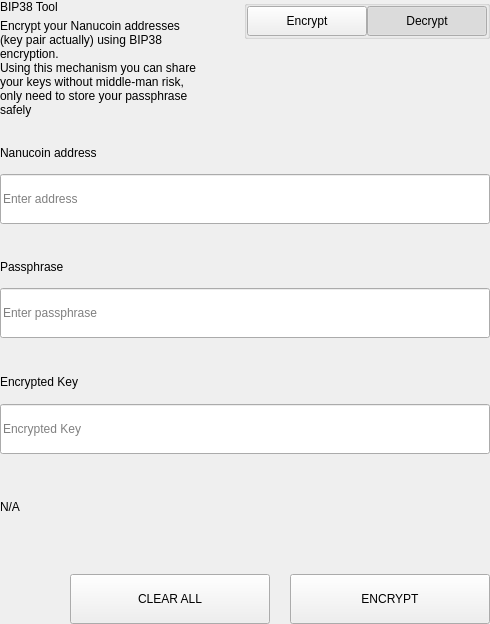
<?xml version="1.0" encoding="UTF-8"?>
<ui version="4.0">
 <class>SettingsBitToolWidget</class>
 <widget class="QWidget" name="SettingsBitToolWidget">
  <property name="geometry">
   <rect>
    <x>0</x>
    <y>0</y>
    <width>490</width>
    <height>624</height>
   </rect>
  </property>
  <property name="windowTitle">
   <string>Form</string>
  </property>
  <layout class="QVBoxLayout" name="verticalLayout">
   <property name="spacing">
    <number>0</number>
   </property>
   <property name="leftMargin">
    <number>0</number>
   </property>
   <property name="topMargin">
    <number>0</number>
   </property>
   <property name="rightMargin">
    <number>0</number>
   </property>
   <property name="bottomMargin">
    <number>0</number>
   </property>
   <item>
    <widget class="QWidget" name="left" native="true">
     <layout class="QVBoxLayout" name="verticalLayout_3">
      <property name="leftMargin">
       <number>0</number>
      </property>
      <property name="topMargin">
       <number>0</number>
      </property>
      <property name="rightMargin">
       <number>0</number>
      </property>
      <property name="bottomMargin">
       <number>0</number>
      </property>
      <item>
       <layout class="QVBoxLayout" name="verticalLayout_2">
        <property name="spacing">
         <number>0</number>
        </property>
        <item>
         <layout class="QHBoxLayout" name="horizontalLayout_3" stretch="3,1">
          <property name="spacing">
           <number>40</number>
          </property>
          <item>
           <layout class="QVBoxLayout" name="verticalLayoutTitle">
            <property name="spacing">
             <number>5</number>
            </property>
            <item>
             <widget class="QLabel" name="labelTitle">
              <property name="text">
               <string>BIP38 Tool</string>
              </property>
             </widget>
            </item>
            <item>
             <widget class="QLabel" name="labelSubtitle1">
              <property name="text">
               <string>Encrypt your Nanucoin addresses (key pair actually) using BIP38 encryption.
Using this mechanism you can share your keys without middle-man risk, only need to store your passphrase safely</string>
              </property>
              <property name="wordWrap">
               <bool>true</bool>
              </property>
             </widget>
            </item>
           </layout>
          </item>
          <item alignment="Qt::AlignTop">
           <widget class="QGroupBox" name="groupBox">
            <property name="title">
             <string/>
            </property>
            <property name="alignment">
             <set>Qt::AlignLeading|Qt::AlignLeft|Qt::AlignTop</set>
            </property>
            <layout class="QHBoxLayout" name="horizontalLayout_4">
             <property name="spacing">
              <number>0</number>
             </property>
             <property name="leftMargin">
              <number>0</number>
             </property>
             <property name="topMargin">
              <number>0</number>
             </property>
             <property name="rightMargin">
              <number>0</number>
             </property>
             <property name="bottomMargin">
              <number>0</number>
             </property>
             <item>
              <spacer name="horizontalSpacer">
               <property name="orientation">
                <enum>Qt::Horizontal</enum>
               </property>
               <property name="sizeHint" stdset="0">
                <size>
                 <width>40</width>
                 <height>20</height>
                </size>
               </property>
              </spacer>
             </item>
             <item>
              <widget class="QPushButton" name="pushLeft">
               <property name="minimumSize">
                <size>
                 <width>120</width>
                 <height>30</height>
                </size>
               </property>
               <property name="maximumSize">
                <size>
                 <width>120</width>
                 <height>30</height>
                </size>
               </property>
               <property name="focusPolicy">
                <enum>Qt::NoFocus</enum>
               </property>
               <property name="text">
                <string>Encrypt</string>
               </property>
               <property name="checkable">
                <bool>true</bool>
               </property>
               <property name="autoExclusive">
                <bool>true</bool>
               </property>
              </widget>
             </item>
             <item>
              <widget class="QPushButton" name="pushRight">
               <property name="minimumSize">
                <size>
                 <width>120</width>
                 <height>30</height>
                </size>
               </property>
               <property name="maximumSize">
                <size>
                 <width>120</width>
                 <height>30</height>
                </size>
               </property>
               <property name="focusPolicy">
                <enum>Qt::NoFocus</enum>
               </property>
               <property name="text">
                <string>Decrypt</string>
               </property>
               <property name="checkable">
                <bool>true</bool>
               </property>
               <property name="checked">
                <bool>true</bool>
               </property>
               <property name="autoExclusive">
                <bool>true</bool>
               </property>
              </widget>
             </item>
            </layout>
           </widget>
          </item>
         </layout>
        </item>
        <item>
         <widget class="QStackedWidget" name="stackedWidget">
          <property name="currentIndex">
           <number>1</number>
          </property>
          <widget class="QWidget" name="pageDecrypt">
           <layout class="QVBoxLayout" name="verticalLayout_5">
            <property name="spacing">
             <number>0</number>
            </property>
            <property name="leftMargin">
             <number>0</number>
            </property>
            <property name="topMargin">
             <number>0</number>
            </property>
            <property name="rightMargin">
             <number>0</number>
            </property>
            <property name="bottomMargin">
             <number>0</number>
            </property>
            <item>
             <widget class="QWidget" name="widget" native="true">
              <property name="minimumSize">
               <size>
                <width>0</width>
                <height>100</height>
               </size>
              </property>
              <layout class="QVBoxLayout" name="verticalLayout_4">
               <property name="spacing">
                <number>0</number>
               </property>
               <property name="leftMargin">
                <number>0</number>
               </property>
               <property name="topMargin">
                <number>0</number>
               </property>
               <property name="rightMargin">
                <number>0</number>
               </property>
               <property name="bottomMargin">
                <number>0</number>
               </property>
               <item>
                <spacer name="verticalSpacer_2">
                 <property name="orientation">
                  <enum>Qt::Vertical</enum>
                 </property>
                 <property name="sizeType">
                  <enum>QSizePolicy::Fixed</enum>
                 </property>
                 <property name="sizeHint" stdset="0">
                  <size>
                   <width>20</width>
                   <height>20</height>
                  </size>
                 </property>
                </spacer>
               </item>
               <item>
                <layout class="QHBoxLayout" name="horizontalLayout_6" stretch="2">
                 <property name="spacing">
                  <number>0</number>
                 </property>
                 <item>
                  <layout class="QVBoxLayout" name="verticalLayout_7">
                   <property name="spacing">
                    <number>9</number>
                   </property>
                   <item>
                    <widget class="QLabel" name="labelSubtitleKey">
                     <property name="minimumSize">
                      <size>
                       <width>0</width>
                       <height>20</height>
                      </size>
                     </property>
                     <property name="maximumSize">
                      <size>
                       <width>16777215</width>
                       <height>20</height>
                      </size>
                     </property>
                     <property name="text">
                      <string>Encrypted key</string>
                     </property>
                    </widget>
                   </item>
                   <item>
                    <widget class="QLineEdit" name="lineEditKey">
                     <property name="minimumSize">
                      <size>
                       <width>0</width>
                       <height>50</height>
                      </size>
                     </property>
                     <property name="maximumSize">
                      <size>
                       <width>16777215</width>
                       <height>50</height>
                      </size>
                     </property>
                     <property name="placeholderText">
                      <string>Enter a encrypted key</string>
                     </property>
                    </widget>
                   </item>
                  </layout>
                 </item>
                </layout>
               </item>
               <item>
                <spacer name="verticalSpacer_3">
                 <property name="orientation">
                  <enum>Qt::Vertical</enum>
                 </property>
                 <property name="sizeType">
                  <enum>QSizePolicy::Fixed</enum>
                 </property>
                 <property name="sizeHint" stdset="0">
                  <size>
                   <width>20</width>
                   <height>20</height>
                  </size>
                 </property>
                </spacer>
               </item>
               <item>
                <layout class="QVBoxLayout" name="verticalLayout_9">
                 <property name="spacing">
                  <number>9</number>
                 </property>
                 <item>
                  <widget class="QLabel" name="labelSubtitlePassphrase">
                   <property name="maximumSize">
                    <size>
                     <width>16777215</width>
                     <height>20</height>
                    </size>
                   </property>
                   <property name="text">
                    <string>Passphrase</string>
                   </property>
                  </widget>
                 </item>
                 <item>
                  <widget class="QLineEdit" name="lineEditPassphrase">
                   <property name="minimumSize">
                    <size>
                     <width>0</width>
                     <height>50</height>
                    </size>
                   </property>
                   <property name="maximumSize">
                    <size>
                     <width>16777215</width>
                     <height>50</height>
                    </size>
                   </property>
                   <property name="placeholderText">
                    <string>Enter a passphrase</string>
                   </property>
                  </widget>
                 </item>
                </layout>
               </item>
               <item>
                <spacer name="verticalSpacer_4">
                 <property name="orientation">
                  <enum>Qt::Vertical</enum>
                 </property>
                 <property name="sizeType">
                  <enum>QSizePolicy::Fixed</enum>
                 </property>
                 <property name="sizeHint" stdset="0">
                  <size>
                   <width>20</width>
                   <height>20</height>
                  </size>
                 </property>
                </spacer>
               </item>
               <item>
                <widget class="QWidget" name="widget_3" native="true">
                 <property name="sizePolicy">
                  <sizepolicy hsizetype="Preferred" vsizetype="Fixed">
                   <horstretch>0</horstretch>
                   <verstretch>0</verstretch>
                  </sizepolicy>
                 </property>
                 <layout class="QVBoxLayout" name="verticalLayout_10">
                  <property name="spacing">
                   <number>9</number>
                  </property>
                  <property name="leftMargin">
                   <number>0</number>
                  </property>
                  <property name="topMargin">
                   <number>0</number>
                  </property>
                  <property name="rightMargin">
                   <number>0</number>
                  </property>
                  <property name="bottomMargin">
                   <number>0</number>
                  </property>
                  <item>
                   <widget class="QLabel" name="labelSubtitleDecryptResult">
                    <property name="minimumSize">
                     <size>
                      <width>0</width>
                      <height>20</height>
                     </size>
                    </property>
                    <property name="maximumSize">
                     <size>
                      <width>16777215</width>
                      <height>20</height>
                     </size>
                    </property>
                    <property name="text">
                     <string>Decrypted address result</string>
                    </property>
                   </widget>
                  </item>
                  <item>
                   <widget class="QWidget" name="widget_4" native="true">
                    <layout class="QHBoxLayout" name="horizontalLayout" stretch="6,0,1">
                     <property name="spacing">
                      <number>0</number>
                     </property>
                     <property name="leftMargin">
                      <number>0</number>
                     </property>
                     <property name="topMargin">
                      <number>0</number>
                     </property>
                     <property name="rightMargin">
                      <number>0</number>
                     </property>
                     <property name="bottomMargin">
                      <number>0</number>
                     </property>
                     <item alignment="Qt::AlignVCenter">
                      <widget class="QLineEdit" name="lineEditDecryptResult">
                       <property name="minimumSize">
                        <size>
                         <width>0</width>
                         <height>50</height>
                        </size>
                       </property>
                       <property name="maximumSize">
                        <size>
                         <width>16777215</width>
                         <height>50</height>
                        </size>
                       </property>
                       <property name="placeholderText">
                        <string>Decrypted Address</string>
                       </property>
                      </widget>
                     </item>
                     <item>
                      <spacer name="horizontalSpacer_4">
                       <property name="orientation">
                        <enum>Qt::Horizontal</enum>
                       </property>
                       <property name="sizeType">
                        <enum>QSizePolicy::Fixed</enum>
                       </property>
                       <property name="sizeHint" stdset="0">
                        <size>
                         <width>20</width>
                         <height>50</height>
                        </size>
                       </property>
                      </spacer>
                     </item>
                     <item>
                      <widget class="QPushButton" name="pushButtonImport">
                       <property name="minimumSize">
                        <size>
                         <width>140</width>
                         <height>40</height>
                        </size>
                       </property>
                       <property name="text">
                        <string>Import Address</string>
                       </property>
                      </widget>
                     </item>
                    </layout>
                   </widget>
                  </item>
                 </layout>
                </widget>
               </item>
               <item>
                <widget class="QLabel" name="statusLabel_DEC">
                 <property name="maximumSize">
                  <size>
                   <width>16777215</width>
                   <height>40</height>
                  </size>
                 </property>
                 <property name="text">
                  <string/>
                 </property>
                </widget>
               </item>
               <item>
                <spacer name="verticalSpacer">
                 <property name="orientation">
                  <enum>Qt::Vertical</enum>
                 </property>
                 <property name="sizeType">
                  <enum>QSizePolicy::Preferred</enum>
                 </property>
                 <property name="sizeHint" stdset="0">
                  <size>
                   <width>20</width>
                   <height>20</height>
                  </size>
                 </property>
                </spacer>
               </item>
               <item>
                <layout class="QHBoxLayout" name="horizontalLayout_7">
                 <property name="spacing">
                  <number>0</number>
                 </property>
                 <item>
                  <spacer name="horizontalSpacer_5">
                   <property name="orientation">
                    <enum>Qt::Horizontal</enum>
                   </property>
                   <property name="sizeType">
                    <enum>QSizePolicy::Expanding</enum>
                   </property>
                   <property name="sizeHint" stdset="0">
                    <size>
                     <width>40</width>
                     <height>20</height>
                    </size>
                   </property>
                  </spacer>
                 </item>
                 <item>
                  <widget class="QPushButton" name="pushButtonDecryptClear">
                   <property name="minimumSize">
                    <size>
                     <width>200</width>
                     <height>50</height>
                    </size>
                   </property>
                   <property name="maximumSize">
                    <size>
                     <width>200</width>
                     <height>50</height>
                    </size>
                   </property>
                   <property name="text">
                    <string>CLEAR</string>
                   </property>
                  </widget>
                 </item>
                 <item>
                  <spacer name="horizontalSpacer_3">
                   <property name="orientation">
                    <enum>Qt::Horizontal</enum>
                   </property>
                   <property name="sizeType">
                    <enum>QSizePolicy::Fixed</enum>
                   </property>
                   <property name="sizeHint" stdset="0">
                    <size>
                     <width>20</width>
                     <height>20</height>
                    </size>
                   </property>
                  </spacer>
                 </item>
                 <item>
                  <widget class="QPushButton" name="pushButtonDecrypt">
                   <property name="minimumSize">
                    <size>
                     <width>200</width>
                     <height>50</height>
                    </size>
                   </property>
                   <property name="maximumSize">
                    <size>
                     <width>200</width>
                     <height>50</height>
                    </size>
                   </property>
                   <property name="text">
                    <string>DECRYPT KEY</string>
                   </property>
                  </widget>
                 </item>
                </layout>
               </item>
              </layout>
             </widget>
            </item>
           </layout>
          </widget>
          <widget class="QWidget" name="pageEncrypt">
           <layout class="QVBoxLayout" name="verticalLayout_11">
            <property name="spacing">
             <number>0</number>
            </property>
            <property name="leftMargin">
             <number>0</number>
            </property>
            <property name="topMargin">
             <number>0</number>
            </property>
            <property name="rightMargin">
             <number>0</number>
            </property>
            <property name="bottomMargin">
             <number>0</number>
            </property>
            <item>
             <spacer name="verticalSpacer_8">
              <property name="orientation">
               <enum>Qt::Vertical</enum>
              </property>
              <property name="sizeType">
               <enum>QSizePolicy::Fixed</enum>
              </property>
              <property name="sizeHint" stdset="0">
               <size>
                <width>20</width>
                <height>20</height>
               </size>
              </property>
             </spacer>
            </item>
            <item>
             <widget class="QWidget" name="containerAddressEnc" native="true">
              <layout class="QVBoxLayout" name="containerAddressEncLayout">
               <property name="spacing">
                <number>5</number>
               </property>
               <property name="leftMargin">
                <number>0</number>
               </property>
               <property name="topMargin">
                <number>0</number>
               </property>
               <property name="rightMargin">
                <number>0</number>
               </property>
               <property name="bottomMargin">
                <number>0</number>
               </property>
               <item>
                <widget class="QLabel" name="labelSubtitleAddress">
                 <property name="minimumSize">
                  <size>
                   <width>0</width>
                   <height>20</height>
                  </size>
                 </property>
                 <property name="maximumSize">
                  <size>
                   <width>16777215</width>
                   <height>20</height>
                  </size>
                 </property>
                 <property name="text">
                  <string>Nanucoin address</string>
                 </property>
                </widget>
               </item>
               <item>
                <widget class="QLineEdit" name="addressIn_ENC">
                 <property name="minimumSize">
                  <size>
                   <width>0</width>
                   <height>50</height>
                  </size>
                 </property>
                 <property name="placeholderText">
                  <string>Enter address</string>
                 </property>
                </widget>
               </item>
              </layout>
             </widget>
            </item>
            <item>
             <spacer name="verticalSpacer_6">
              <property name="orientation">
               <enum>Qt::Vertical</enum>
              </property>
              <property name="sizeType">
               <enum>QSizePolicy::Fixed</enum>
              </property>
              <property name="sizeHint" stdset="0">
               <size>
                <width>20</width>
                <height>20</height>
               </size>
              </property>
             </spacer>
            </item>
            <item>
             <widget class="QWidget" name="containerAddress" native="true">
              <layout class="QHBoxLayout" name="horizontalLayout_9" stretch="2">
               <property name="spacing">
                <number>0</number>
               </property>
               <property name="leftMargin">
                <number>0</number>
               </property>
               <property name="topMargin">
                <number>0</number>
               </property>
               <property name="rightMargin">
                <number>0</number>
               </property>
               <property name="bottomMargin">
                <number>0</number>
               </property>
               <item>
                <layout class="QVBoxLayout" name="verticalLayout_8">
                 <property name="spacing">
                  <number>5</number>
                 </property>
                 <item>
                  <widget class="QLabel" name="labelSubtitleMessage">
                   <property name="minimumSize">
                    <size>
                     <width>0</width>
                     <height>20</height>
                    </size>
                   </property>
                   <property name="maximumSize">
                    <size>
                     <width>16777215</width>
                     <height>20</height>
                    </size>
                   </property>
                   <property name="text">
                    <string>Passphrase</string>
                   </property>
                  </widget>
                 </item>
                 <item>
                  <widget class="QLineEdit" name="passphraseIn_ENC">
                   <property name="minimumSize">
                    <size>
                     <width>0</width>
                     <height>50</height>
                    </size>
                   </property>
                   <property name="maximumSize">
                    <size>
                     <width>16777215</width>
                     <height>50</height>
                    </size>
                   </property>
                   <property name="placeholderText">
                    <string>Enter passphrase</string>
                   </property>
                  </widget>
                 </item>
                </layout>
               </item>
              </layout>
             </widget>
            </item>
            <item>
             <spacer name="verticalSpacer_7">
              <property name="orientation">
               <enum>Qt::Vertical</enum>
              </property>
              <property name="sizeType">
               <enum>QSizePolicy::Fixed</enum>
              </property>
              <property name="sizeHint" stdset="0">
               <size>
                <width>20</width>
                <height>20</height>
               </size>
              </property>
             </spacer>
            </item>
            <item>
             <widget class="QWidget" name="widget_2" native="true">
              <property name="minimumSize">
               <size>
                <width>0</width>
                <height>75</height>
               </size>
              </property>
              <property name="maximumSize">
               <size>
                <width>16777215</width>
                <height>16777215</height>
               </size>
              </property>
              <layout class="QVBoxLayout" name="verticalLayout_6">
               <property name="leftMargin">
                <number>0</number>
               </property>
               <property name="topMargin">
                <number>0</number>
               </property>
               <property name="rightMargin">
                <number>0</number>
               </property>
               <property name="bottomMargin">
                <number>0</number>
               </property>
               <item>
                <widget class="QLabel" name="labelSubtitleEncryptedKey">
                 <property name="minimumSize">
                  <size>
                   <width>0</width>
                   <height>20</height>
                  </size>
                 </property>
                 <property name="maximumSize">
                  <size>
                   <width>16777215</width>
                   <height>20</height>
                  </size>
                 </property>
                 <property name="text">
                  <string>Encrypted Key</string>
                 </property>
                </widget>
               </item>
               <item>
                <widget class="QLineEdit" name="encryptedKeyOut_ENC">
                 <property name="minimumSize">
                  <size>
                   <width>0</width>
                   <height>50</height>
                  </size>
                 </property>
                 <property name="placeholderText">
                  <string>Encrypted Key</string>
                 </property>
                </widget>
               </item>
              </layout>
             </widget>
            </item>
            <item>
             <widget class="QLabel" name="statusLabel_ENC">
              <property name="text">
               <string notr="true">N/A</string>
              </property>
             </widget>
            </item>
            <item>
             <spacer name="verticalSpacer_5">
              <property name="orientation">
               <enum>Qt::Vertical</enum>
              </property>
              <property name="sizeType">
               <enum>QSizePolicy::Fixed</enum>
              </property>
              <property name="sizeHint" stdset="0">
               <size>
                <width>20</width>
                <height>20</height>
               </size>
              </property>
             </spacer>
            </item>
            <item>
             <layout class="QHBoxLayout" name="horizontalLayout_8">
              <property name="spacing">
               <number>0</number>
              </property>
              <item>
               <spacer name="horizontalSpacer_6">
                <property name="orientation">
                 <enum>Qt::Horizontal</enum>
                </property>
                <property name="sizeType">
                 <enum>QSizePolicy::Expanding</enum>
                </property>
                <property name="sizeHint" stdset="0">
                 <size>
                  <width>40</width>
                  <height>20</height>
                 </size>
                </property>
               </spacer>
              </item>
              <item>
               <widget class="QPushButton" name="pushButtonClear">
                <property name="minimumSize">
                 <size>
                  <width>200</width>
                  <height>50</height>
                 </size>
                </property>
                <property name="focusPolicy">
                 <enum>Qt::NoFocus</enum>
                </property>
                <property name="text">
                 <string>CLEAR ALL</string>
                </property>
               </widget>
              </item>
              <item>
               <spacer name="horizontalSpacer_2">
                <property name="orientation">
                 <enum>Qt::Horizontal</enum>
                </property>
                <property name="sizeType">
                 <enum>QSizePolicy::Fixed</enum>
                </property>
                <property name="sizeHint" stdset="0">
                 <size>
                  <width>20</width>
                  <height>20</height>
                 </size>
                </property>
               </spacer>
              </item>
              <item>
               <widget class="QPushButton" name="pushButtonEncrypt">
                <property name="minimumSize">
                 <size>
                  <width>200</width>
                  <height>50</height>
                 </size>
                </property>
                <property name="maximumSize">
                 <size>
                  <width>200</width>
                  <height>50</height>
                 </size>
                </property>
                <property name="focusPolicy">
                 <enum>Qt::NoFocus</enum>
                </property>
                <property name="text">
                 <string>ENCRYPT</string>
                </property>
               </widget>
              </item>
             </layout>
            </item>
           </layout>
          </widget>
         </widget>
        </item>
       </layout>
      </item>
     </layout>
    </widget>
   </item>
  </layout>
 </widget>
 <resources/>
 <connections/>
</ui>
